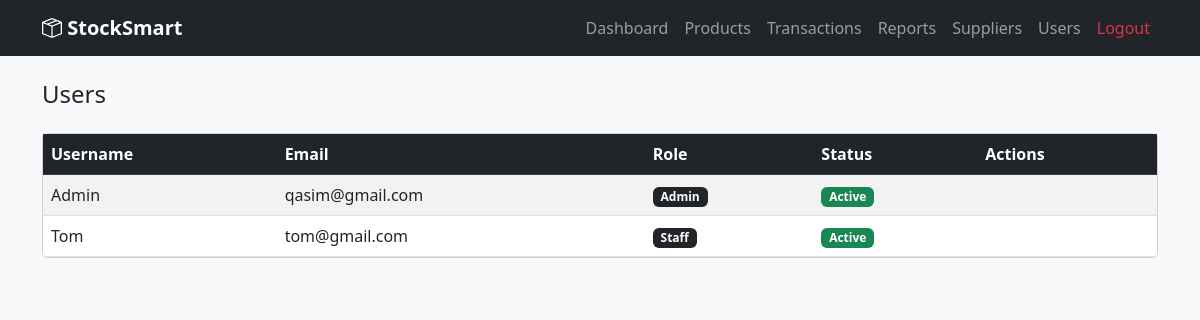
Screenshot of /accounts/users/ (signed in) with the database file from the repository.
### apps/accounts/models.py (models this page shows, shortened)
class User(AbstractUser):
    ROLE_CHOICES = [
        ('admin', 'Admin'),
        ('staff', 'Staff'),
    ]
    STATUS_CHOICES = [
        ('active', 'Active'),
        ('pending', 'Pending'),
        ('rejected', 'Rejected'),
    ]
    role = models.CharField(max_length=10, choices=ROLE_CHOICES, default='staff')
    status = models.CharField(max_length=10, choices=STATUS_CHOICES, default='active')
    def is_admin(self):
        return self.role == 'admin'

### apps/accounts/views.py (the view)
# urls.py: path('users/', views.user_list_view, name='user_list'),
@login_required
def user_list_view(request):
    if not request.user.is_admin():
        messages.error(request, 'Access denied. Admins only.')
        return redirect('dashboard')
    users = User.objects.all().order_by('status', 'username')
    pending_users = User.objects.filter(status='pending').count()
    return render(request, 'accounts/user_list.html', {
        'users': users,
        'pending_users': pending_users
    })

### templates/accounts/user_list.html (shortened to what this page needs)
{% extends 'base.html' %}
{% block content %}
<div class="d-flex justify-content-between align-items-center mb-3">
    <h4>Users</h4>
</div>
<div class="card">
    <div class="card-body p-0">
        <table class="table table-striped mb-0">
            <thead class="table-dark">
                <tr>
                    <th>Username</th>
                    <th>Email</th>
                    <th>Role</th>
                    <th>Status</th>
                    <th>Actions</th>
                </tr>
            </thead>
            <tbody>
                {% for u in users %}
                <tr>
                    <td>{{ u.username }}</td>
                    <td>{{ u.email }}</td>
                    <td><span class="badge bg-dark">{{ u.role|capfirst }}</span></td>
                    <td>
                        {% if u.status == 'active' %}
                        <span class="badge bg-success">Active</span>
                        {% elif u.status == 'pending' %}
                        <span class="badge bg-warning text-dark">Pending</span>
                        {% else %}
                        <span class="badge bg-danger">Rejected</span>
                        {% endif %}
                    </td>
                    <td>
                    </td>
                </tr>
                {% empty %}
                <tr><td colspan="5" class="text-center text-muted py-3">No users found.</td></tr>
                {% endfor %}
            </tbody>
        </table>
    </div>
</div>
{% endblock %}

### rows the page displays
User: username "Admin", email "qasim@gmail.com", role "Admin", status "Active"
User: username "Tom", email "tom@gmail.com", role "Staff", status "Active"
